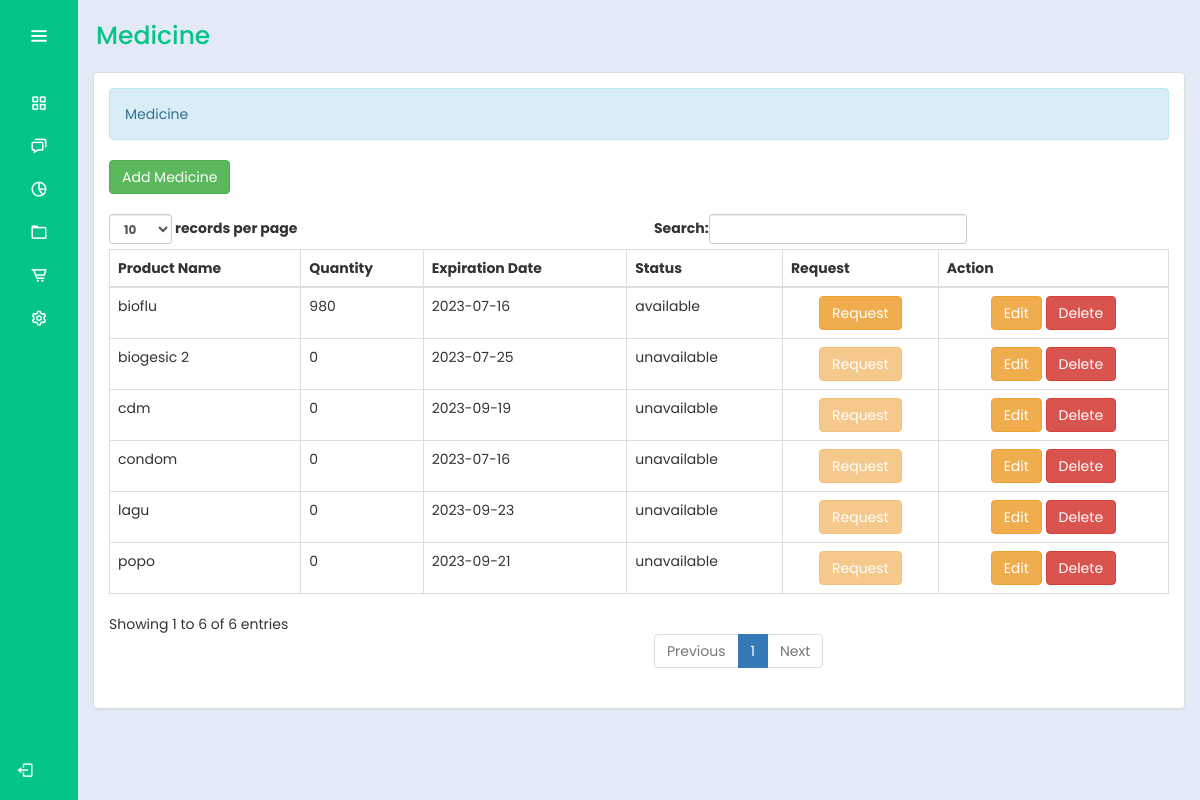
The app's page /bhw/medicinee.php (signed in), older data.
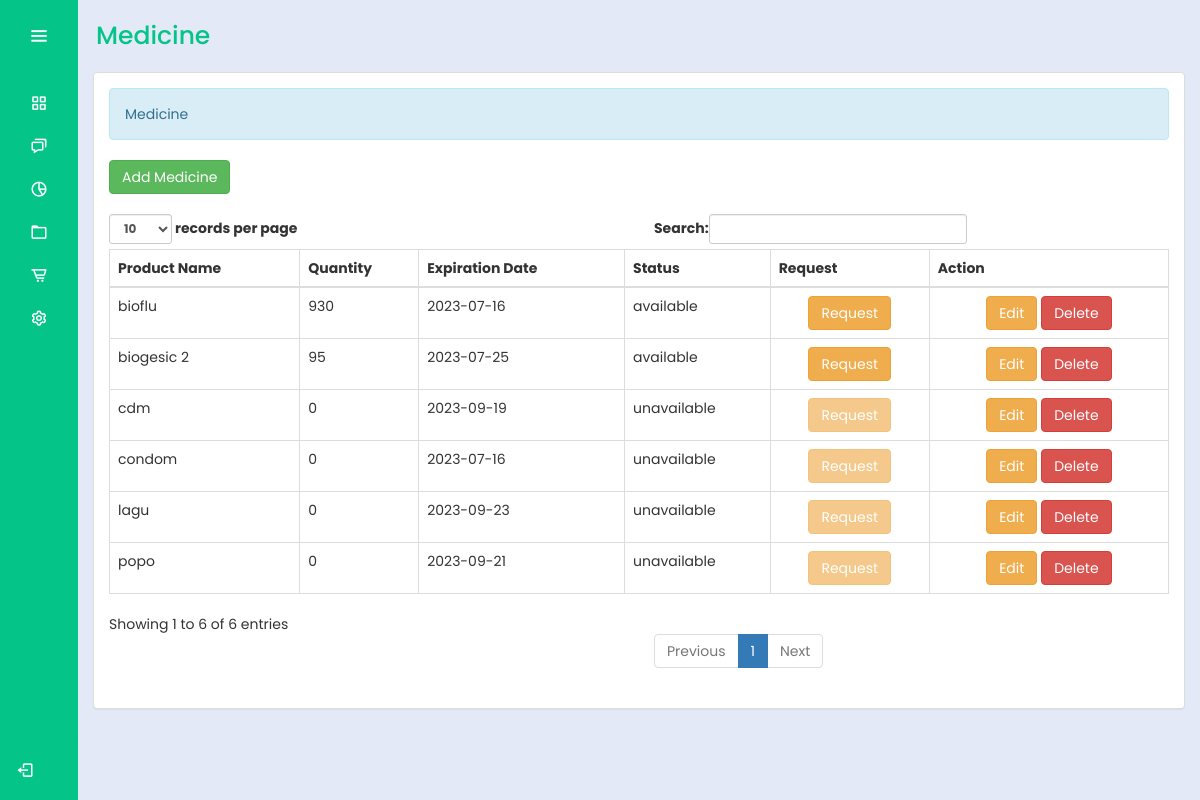
The same page, newer data.
### tables this page shows
CREATE TABLE `medicines` (
  `productId` int(30) NOT NULL,
  `productName` varchar(100) NOT NULL,
  `quantity1` int(10) NOT NULL,
  `total` int(10) NOT NULL,
  `expDate` date NOT NULL,
  `status` varchar(100) NOT NULL,
  `action` varchar(100) NOT NULL
);

### bhw/medicinee.php (the view, shortened to what this page needs)
<?php
@include "../connection/connect.php";
if(isset($_SESSION['user_data'])){
?>
<!DOCTYPE html>
<html lang="en">
<head>
  <link rel="stylesheet" href="../cssmainmenu/style.css">
  <link href='https://unpkg.com/boxicons@2.1.4/css/boxicons.min.css' rel='stylesheet'>
  <link rel = "stylesheet" type = "text/css" href = "../css/bootstrap.css " />
  <link rel = "stylesheet" type = "text/css" href = "../css/style.css" />
</head>
<body>
  <div class="sidebar">
    <div class="logo_details">
      <i class="bx bx-menu" id="btn"></i>
    </div>
    <ul class="nav-list">
      <li>
        <a href="homemedd.php">
          <i class="bx bx-grid-alt"></i>
        </a>
      </li>
      <li>
        <a href="../logout.php">
          <i class="bx bx-chat"></i>
        </a>
      </li>
      <li>
        <a href="#">
          <i class="bx bx-pie-chart-alt-2"></i>
        </a>
      </li>
      <li>
        <a href="userRecMed.php">
          <i class="bx bx-folder"></i>
        </a>
      </li>
      <li>
        <a href="medicinee.php">
          <i class="bx bx-cart-alt"></i>
        </a>
      </li>
      <li>
        <a href="#">
          <i class="bx bx-cog"></i>
        </a>
      </li>
      <li class="profile">
  <div class="profile_details">
    <div class="profile_content">
    <div class="name"><?php echo $_SESSION['user_data']['name']; ?></div>
    </div>
  </div>
  <a href="../logout.php" id="log_out">
    <i class="bx bx-log-out"></i>
  </a>
  </li>
    </ul>
  </div>
  <section class="home-section">
  <div class="text">Medicine</div>
    <div class="container-fluid">
      <div class="panel panel-default">
        <div class="panel-body">
          <div class="alert alert-info">Medicine</div>
          <a href="add_med.php" class="btn btn-success"> Add Medicine</a>
           <br />
          <br />
<table id="table" class="table table-bordered">
    <thead>
        <tr>
            <th>Product Name</th>
            <th>Quantity</th>
            <th>Expiration Date</th>
            <th>Status</th>
            <th>Request</th>
            <th>Action</th>
        </tr>
    </thead>
    <tbody>
    <?php
$query = $conn->query("SELECT * FROM medicines") or die(mysqli_error());
while ($fetch = $query->fetch_array()) {
    $status = ($fetch['total'] == 0) ? 'unavailable' : $fetch['status'];
?>
<tr>
    <td><?php echo $fetch['productName'] ?></td>
    <td><?php echo $fetch['total'] ?></td>
    <td><?php echo $fetch['expDate'] ?></td>
    <td><?php echo $status ?></td>
    <td>
        <center>
            <?php if ($status == 'unavailable' || $fetch['total'] == 0): ?>
                <button class="btn btn-warning" disabled>Request</button>
            <?php else: ?>
                <a class="btn btn-warning" href="request.php?productName=<?php echo urlencode($fetch['productName']); ?>">Request</a>
            <?php endif; ?>
        </center>
    </td>
    <td>
        <center>
            <a class="btn btn-warning" href="edit_med.php?productId=<?php echo $fetch['productId'] ?>"></i> Edit</a>
            <a class="btn btn-danger" onclick="confirmationDelete(this); return false;" href="../admin_query/delete_med.php?productId=<?php echo $fetch['productId'] ?>">Delete</a>
        </center>
    </td>
</tr>
<?php
}
?>
    </tbody>
</table>
        </div>
      </div>
    </div>
  </section>
</body>
</html>
<?php
}
else{
	header("Location:.././index.php?error=UnAuthorized Access");
}

### cssmainmenu/style.css (style rules this page uses)
:root { --color-default: #04c487; --color-second:#04c487; --color-white:#fff; --color-body:#e4e9f7; --color-light:#e0e0e0; }
* { padding: 0%; margin: 0%; box-sizing: border-box; font-family: 'Poppins', sans-serif; }
body { min-height: 100vh; }
.sidebar { min-height: 100vh; width: 78px; padding: 6px 14px; z-index: 99; background-color: var(--color-default); transition: all .5s ease; position: fixed; top:0; left: 0; }
.sidebar .logo_details { height: 60px; display: flex; align-items: center; position: relative; }
.sidebar .logo_details #btn { position: absolute; top:50%; right: 0; transform: translateY(-50%); font-size: 23px; text-align: center; cursor: pointer; transition: all .5s ease; }
.sidebar i { color:var(--color-white); height: 60px; line-height: 60px; min-width: 50px; font-size: 25px; text-align: center; }
.sidebar .nav-list { margin-top: 20px; height: 100%; }
.sidebar li { position: relative; margin:8px 0; list-style: none; }
.sidebar li a { display: flex; height: 100%; width: 100%; align-items: center; text-decoration: none; background-color: var(--color-default); position: relative; transition: all .5s ease; z-index: 12; }
.sidebar li a::after { content: ""; position: absolute; width: 100%; height: 100%; transform: scaleX(0); background-color: var(--color-white); border-radius: 5px; transition: transform 0.3s ease-in-out; transform-origin: left; z-index: -2; }
.sidebar li i { height: 35px; line-height: 35px; font-size: 18px; border-radius: 5px; }
.sidebar li.profile { position: fixed; height: 60px; width: 78px; left: 0; bottom:-8px; padding:10px 14px; overflow: hidden; transition: all .5s ease; }
.sidebar .profile .profile_details { display: flex; align-items: center; flex-wrap: nowrap; }
.sidebar li.profile .name, .sidebar li.profile .designation { font-size: 15px; font-weight: 400; color:var(--color-white); white-space: nowrap; }
.sidebar .profile #log_out { position: absolute; top:50%; right: 0; transform: translateY(-50%); background-color: var(--color-second); width: 100%; height: 60px; line-height: 60px; border-radius: 5px; cursor: pointer; transition: all 0.5s ease; }
.home-section { position: relative; background-color: var(--color-body); min-height: 100vh; top:0; left:78px; width: calc(100% - 78px); transition: all .5s ease; z-index: 2; }
.home-section .text { display: inline-block; color:var(--color-default); font-size: 25px; font-weight: 500; margin: 18px; }

Row changes from the older to the newer data that the page shows:
changed medicines "biogesic 2": total "0" → "95"; status "unavailable" → "available"
changed medicines "bioflu": total "980" → "930"
